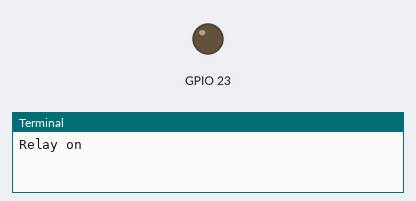
Bench run of a program on a simulated Raspberry Pi (BCM pin numbers). Shown: output pins drawn as LEDs (lit = HIGH), the last lines printed to the terminal. At 6.0 s the program stops and its outputs stay as they are.

Above: at 0.1 s.
At 6.1 s:
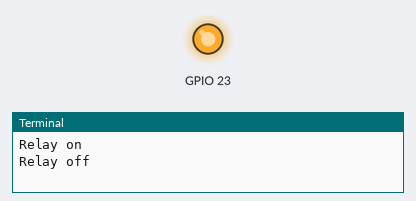
Timing chart, 0 to 7.5 s (numbered marks = the images above):
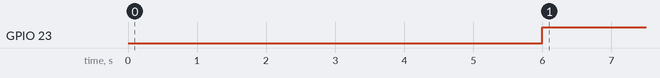

Measured:
- by itself, GPIO 23: LOW → HIGH at 6.0 s

The program:

frontdoor.py
```python
import RPi.GPIO as GPIO
import time
GPIO.setmode(GPIO.BCM)
GPIO.setwarnings(False)
GPIO.setup(23,GPIO.OUT)

# print relay on and send GPIO LOW six times with one second delay in between
# using six, one second pauses in case cron job for relayoff.sh is executed during a requested on
# relay activation will resume in case these two events meet
# six second sleep would not resume GPIO LOW state if interrupted

print "Relay on"
GPIO.output(23,GPIO.LOW)
time.sleep(1)
GPIO.output(23,GPIO.LOW)
time.sleep(1)
GPIO.output(23,GPIO.LOW)
time.sleep(1)
GPIO.output(23,GPIO.LOW)
time.sleep(1)
GPIO.output(23,GPIO.LOW)
time.sleep(1)
GPIO.output(23,GPIO.LOW)
time.sleep(1)

# print relay off and return GPIO to HIGH
print "Relay off"
GPIO.output(23,GPIO.HIGH)
```
